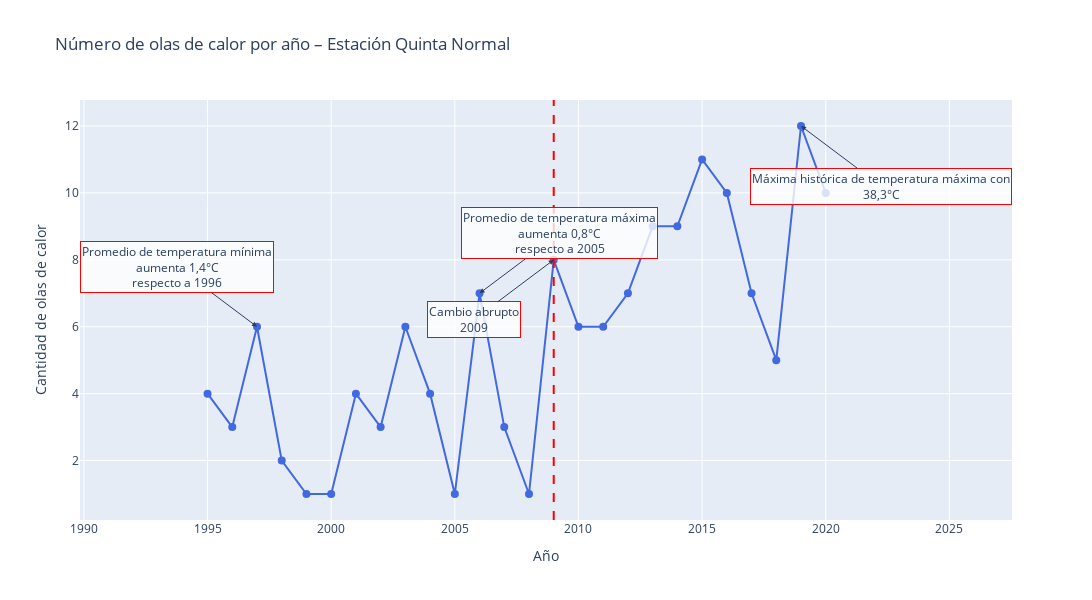

Source (notebook cell):
### Code cell
import plotly.graph_objects as go

fig = go.Figure()

# Línea principal
fig.add_trace(go.Scatter(
    x=olas_por_año.index,
    y=olas_por_año.values,
    mode='lines+markers',
    name='Olas de calor',
    line=dict(color='royalblue'),
    marker=dict(size=8)
))

# Línea vertical en 2009
fig.add_vline(x=2009, line_width=2, line_dash='dash', line_color='red')

# Anotaciones con texto “cuadrado”
anotaciones = [
    (1997, olas_por_año.loc[1997],
     "Promedio de temperatura mínima<br>aumenta 1,4°C<br>respecto a 1996",
     -80, -60),
    (2006, olas_por_año.loc[2006],
     "Promedio de temperatura máxima<br>aumenta 0,8°C<br>respecto a 2005",
     80, -60),
    (2009, olas_por_año.loc[2009],
     "Cambio abrupto<br>2009",
     -80, 60),
    (2019, olas_por_año.loc[2019],
     "Máxima histórica de temperatura máxima con<br>38,3°C",
     80, 60)
]

for x, y, texto, ax, ay in anotaciones:
    fig.add_annotation(
        x=x,
        y=y,
        text=texto,
        showarrow=True,
        arrowhead=2,
        ax=ax,
        ay=ay,
        align="center",
        bgcolor="rgba(255,255,255,0.8)",
        bordercolor="red",
        borderwidth=1
    )

fig.update_layout(
    title="Número de olas de calor por año – Estación Quinta Normal",
    xaxis_title="Año",
    yaxis_title="Cantidad de olas de calor",
    height=600
)
fig.update_layout(
    width=2000,

)


#fig.update_xaxes(range=[olas_por_año.index.min() - 1, olas_por_año.index.max() + 1])
#fig.update_yaxes(range=[0, olas_por_año.max() + 2])




fig.show()

### Figure 1 — Plotly figure (JSON) as saved in the notebook; plotly's stock layout.template omitted (floating-point values rounded to 4 significant figures)
{"data": [{"line": {"color": "royalblue"}, "marker": {"size": 8}, "mode": "lines+markers", "name": "Olas de calor", "type": "scatter", "x": [1995, 1996, 1997, 1998, 1999, 2000, 2001, 2002, 2003, 2004, 2005, 2006, 2007, 2008, 2009, 2010, 2011, 2012, 2013, 2014, 2015, 2016, 2017, 2018, 2019, 2020], "y": [4, 3, 6, 2, 1, 1, 4, 3, 6, 4, 1, 7, 3, 1, 8, 6, 6, 7, 9, 9, 11, 10, 7, 5, 12, 10]}], "layout": {"annotations": [{"align": "center", "arrowhead": 2, "ax": -80, "ay": -60, "bgcolor": "rgba(255,255,255,0.8)", "bordercolor": "red", "borderwidth": 1, "showarrow": true, "text": "Promedio de temperatura mínima<br>aumenta 1,4°C<br>respecto a 1996", "x": 1997, "y": 6}, {"align": "center", "arrowhead": 2, "ax": 80, "ay": -60, "bgcolor": "rgba(255,255,255,0.8)", "bordercolor": "red", "borderwidth": 1, "showarrow": true, "text": "Promedio de temperatura máxima<br>aumenta 0,8°C<br>respecto a 2005", "x": 2006, "y": 7}, {"align": "center", "arrowhead": 2, "ax": -80, "ay": 60, "bgcolor": "rgba(255,255,255,0.8)", "bordercolor": "red", "borderwidth": 1, "showarrow": true, "text": "Cambio abrupto<br>2009", "x": 2009, "y": 8}, {"align": "center", "arrowhead": 2, "ax": 80, "ay": 60, "bgcolor": "rgba(255,255,255,0.8)", "bordercolor": "red", "borderwidth": 1, "showarrow": true, "text": "Máxima histórica de temperatura máxima con<br>38,3°C", "x": 2019, "y": 12}], "height": 600, "shapes": [{"line": {"color": "red", "dash": "dash", "width": 2}, "type": "line", "x0": 2009, "x1": 2009, "xref": "x", "y0": 0, "y1": 1, "yref": "y domain"}], "title": {"text": "Número de olas de calor por año – Estación Quinta Normal"}, "width": 2000, "xaxis": {"title": {"text": "Año"}}, "yaxis": {"title": {"text": "Cantidad de olas de calor"}}}}
